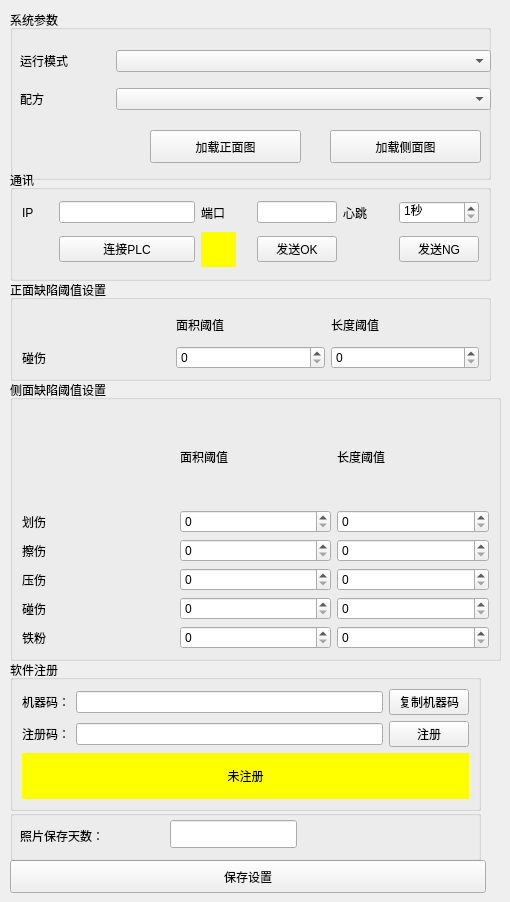
     <widget class="QWidget" name="tab_2">
      <attribute name="title">
       <string>运行参数</string>
      </attribute>
      <widget class="QGroupBox" name="groupBox_7">
       <property name="geometry">
        <rect>
         <x>10</x>
         <y>660</y>
         <width>471</width>
         <height>151</height>
        </rect>
       </property>
       <property name="title">
        <string>软件注册</string>
       </property>
       <layout class="QGridLayout" name="gridLayout_8">
        <item row="0" column="0">
         <widget class="QLabel" name="label_2">
          <property name="minimumSize">
           <size>
            <width>0</width>
            <height>0</height>
           </size>
          </property>
          <property name="maximumSize">
           <size>
            <width>80</width>
            <height>16777215</height>
           </size>
          </property>
          <property name="text">
           <string>机器码：</string>
          </property>
         </widget>
        </item>
        <item row="0" column="1">
         <widget class="QLineEdit" name="lineEdit_MachineCode">
          <property name="readOnly">
           <bool>true</bool>
          </property>
         </widget>
        </item>
        <item row="0" column="2">
         <widget class="QPushButton" name="pushButton_Copy">
          <property name="text">
           <string>复制机器码</string>
          </property>
         </widget>
        </item>
        <item row="1" column="0">
         <widget class="QLabel" name="label_3">
          <property name="minimumSize">
           <size>
            <width>0</width>
            <height>0</height>
           </size>
          </property>
          <property name="maximumSize">
           <size>
            <width>80</width>
            <height>16777215</height>
           </size>
          </property>
          <property name="text">
           <string>注册码：</string>
          </property>
         </widget>
        </item>
        <item row="1" column="1">
         <widget class="QLineEdit" name="lineEdit_RegisterCode"/>
        </item>
        <item row="1" column="2">
         <widget class="QPushButton" name="pushButton_Register">
          <property name="text">
           <string>注册</string>
          </property>
         </widget>
        </item>
        <item row="2" column="0" colspan="3">
         <widget class="QLabel" name="label_RegisterInfo">
          <property name="layoutDirection">
           <enum>Qt::LeftToRight</enum>
          </property>
          <property name="styleSheet">
           <string notr="true">background-color: rgb(255, 255, 0);</string>
          </property>
          <property name="text">
           <string>未注册</string>
          </property>
          <property name="alignment">
           <set>Qt::AlignCenter</set>
          </property>
         </widget>
        </item>
       </layout>
      </widget>
      <widget class="QGroupBox" name="groupBox_4">
       <property name="geometry">
        <rect>
         <x>10</x>
         <y>10</y>
         <width>481</width>
         <height>170</height>
        </rect>
       </property>
       <property name="minimumSize">
        <size>
         <width>200</width>
         <height>100</height>
        </size>
       </property>
       <property name="maximumSize">
        <size>
         <width>100000</width>
         <height>16777215</height>
        </size>
       </property>
       <property name="title">
        <string>系统参数</string>
       </property>
       <widget class="QPushButton" name="pushButton_LoadFirstImage">
        <property name="geometry">
         <rect>
          <x>140</x>
          <y>120</y>
          <width>151</width>
          <height>33</height>
         </rect>
        </property>
        <property name="text">
         <string>加载正面图</string>
        </property>
       </widget>
       <widget class="QPushButton" name="pushButton">
        <property name="geometry">
         <rect>
          <x>320</x>
          <y>120</y>
          <width>151</width>
          <height>33</height>
         </rect>
        </property>
        <property name="text">
         <string>加载侧面图</string>
        </property>
       </widget>
       <widget class="QWidget" name="layoutWidget">
        <property name="geometry">
         <rect>
          <x>10</x>
          <y>30</y>
          <width>471</width>
          <height>80</height>
         </rect>
        </property>
        <layout class="QGridLayout" name="gridLayout_3">
         <item row="0" column="0">
          <widget class="QLabel" name="label_8">
           <property name="maximumSize">
            <size>
             <width>90</width>
             <height>16777215</height>
            </size>
           </property>
           <property name="text">
            <string>运行模式</string>
           </property>
          </widget>
         </item>
         <item row="0" column="1">
          <widget class="QComboBox" name="comboBox_SystemType"/>
         </item>
         <item row="1" column="0">
          <widget class="QLabel" name="label_10">
           <property name="maximumSize">
            <size>
             <width>90</width>
             <height>16777215</height>
            </size>
           </property>
           <property name="text">
            <string>配方</string>
           </property>
          </widget>
         </item>
         <item row="1" column="1">
          <widget class="QComboBox" name="comboBox_Recipe"/>
         </item>
        </layout>
       </widget>
      </widget>
      <widget class="QGroupBox" name="groupBox_10">
       <property name="geometry">
        <rect>
         <x>10</x>
         <y>170</y>
         <width>481</width>
         <height>111</height>
        </rect>
       </property>
       <property name="maximumSize">
        <size>
         <width>581</width>
         <height>16777215</height>
        </size>
       </property>
       <property name="title">
        <string>通讯</string>
       </property>
       <layout class="QGridLayout" name="gridLayout_4">
        <item row="1" column="2">
         <widget class="QLabel" name="label_Status">
          <property name="minimumSize">
           <size>
            <width>35</width>
            <height>35</height>
           </size>
          </property>
          <property name="maximumSize">
           <size>
            <width>35</width>
            <height>35</height>
           </size>
          </property>
          <property name="styleSheet">
           <string notr="true">background-color: rgb(255, 255, 0);</string>
          </property>
          <property name="text">
           <string/>
          </property>
         </widget>
        </item>
        <item row="0" column="4">
         <widget class="QLabel" name="label_7">
          <property name="minimumSize">
           <size>
            <width>50</width>
            <height>0</height>
           </size>
          </property>
          <property name="maximumSize">
           <size>
            <width>50</width>
            <height>16777215</height>
           </size>
          </property>
          <property name="text">
           <string>心跳</string>
          </property>
         </widget>
        </item>
        <item row="1" column="1">
         <widget class="QPushButton" name="pushButton_ConnectPLC">
          <property name="text">
           <string>连接PLC</string>
          </property>
         </widget>
        </item>
        <item row="0" column="2">
         <widget class="QLabel" name="label_6">
          <property name="minimumSize">
           <size>
            <width>50</width>
            <height>0</height>
           </size>
          </property>
          <property name="maximumSize">
           <size>
            <width>50</width>
            <height>16777215</height>
           </size>
          </property>
          <property name="text">
           <string>端口</string>
          </property>
         </widget>
        </item>
        <item row="1" column="3">
         <widget class="QPushButton" name="pushButton_SendOK">
          <property name="text">
           <string>发送OK</string>
          </property>
         </widget>
        </item>
        <item row="0" column="0">
         <widget class="QLabel" name="label_5">
          <property name="minimumSize">
           <size>
            <width>31</width>
            <height>0</height>
           </size>
          </property>
          <property name="maximumSize">
           <size>
            <width>31</width>
            <height>16777215</height>
           </size>
          </property>
          <property name="text">
           <string>IP</string>
          </property>
         </widget>
        </item>
        <item row="0" column="3">
         <widget class="QLineEdit" name="lineEdit_Port">
          <property name="minimumSize">
           <size>
            <width>80</width>
            <height>0</height>
           </size>
          </property>
          <property name="maximumSize">
           <size>
            <width>80</width>
            <height>16777215</height>
           </size>
          </property>
         </widget>
        </item>
        <item row="0" column="5">
         <widget class="QSpinBox" name="spinBox_Heartbeat">
          <property name="minimumSize">
           <size>
            <width>80</width>
            <height>0</height>
           </size>
          </property>
          <property name="maximumSize">
           <size>
            <width>80</width>
            <height>16777215</height>
           </size>
          </property>
          <property name="suffix">
           <string>秒</string>
          </property>
          <property name="minimum">
           <number>1</number>
          </property>
         </widget>
        </item>
        <item row="0" column="1">
         <widget class="QLineEdit" name="lineEdit_IP"/>
        </item>
        <item row="1" column="5">
         <widget class="QPushButton" name="pushButton_SendNG">
          <property name="minimumSize">
           <size>
            <width>80</width>
            <height>0</height>
           </size>
          </property>
          <property name="maximumSize">
           <size>
            <width>80</width>
            <height>16777215</height>
           </size>
          </property>
          <property name="text">
           <string>发送NG</string>
          </property>
         </widget>
        </item>
       </layout>
      </widget>
      <widget class="QGroupBox" name="groupBox_3">
       <property name="geometry">
        <rect>
         <x>10</x>
         <y>380</y>
         <width>491</width>
         <height>281</height>
        </rect>
       </property>
       <property name="title">
        <string>侧面缺陷阈值设置</string>
       </property>
       <layout class="QGridLayout" name="gridLayout_16">
        <item row="3" column="0">
         <widget class="QLabel" name="label_21">
          <property name="text">
           <string>压伤</string>
          </property>
         </widget>
        </item>
        <item row="2" column="2">
         <widget class="QSpinBox" name="spinBox_Wh_PengShang">
          <property name="suffix">
           <string/>
          </property>
          <property name="prefix">
           <string/>
          </property>
          <property name="minimum">
           <number>0</number>
          </property>
          <property name="maximum">
           <number>10000</number>
          </property>
          <property name="value">
           <number>0</number>
          </property>
         </widget>
        </item>
        <item row="5" column="2">
         <widget class="QSpinBox" name="spinBox_Wh_TieFen">
          <property name="suffix">
           <string/>
          </property>
          <property name="prefix">
           <string/>
          </property>
          <property name="minimum">
           <number>0</number>
          </property>
          <property name="maximum">
           <number>10000</number>
          </property>
          <property name="value">
           <number>0</number>
          </property>
         </widget>
        </item>
        <item row="3" column="1">
         <widget class="QSpinBox" name="spinBox_Area_YaShang">
          <property name="suffix">
           <string/>
          </property>
          <property name="prefix">
           <string/>
          </property>
          <property name="minimum">
           <number>0</number>
          </property>
          <property name="maximum">
           <number>10000</number>
          </property>
          <property name="value">
           <number>0</number>
          </property>
         </widget>
        </item>
        <item row="1" column="2">
         <widget class="QSpinBox" name="spinBox_Wh_YaShang">
          <property name="suffix">
           <string/>
          </property>
          <property name="prefix">
           <string/>
          </property>
          <property name="minimum">
           <number>0</number>
          </property>
          <property name="maximum">
           <number>10000</number>
          </property>
          <property name="value">
           <number>0</number>
          </property>
         </widget>
        </item>
        <item row="4" column="2">
         <widget class="QSpinBox" name="spinBox_Wh_CaShang">
          <property name="suffix">
           <string/>
          </property>
          <property name="prefix">
           <string/>
          </property>
          <property name="minimum">
           <number>0</number>
          </property>
          <property name="maximum">
           <number>10000</number>
          </property>
          <property name="value">
           <number>0</number>
          </property>
         </widget>
        </item>
        <item row="1" column="0">
         <widget class="QLabel" name="label_20">
          <property name="text">
           <string>划伤</string>
          </property>
         </widget>
        </item>
        <item row="4" column="1">
         <widget class="QSpinBox" name="spinBox_Area_PengShang">
          <property name="suffix">
           <string/>
          </property>
          <property name="prefix">
           <string/>
          </property>
          <property name="minimum">
           <number>0</number>
          </property>
          <property name="maximum">
           <number>10000</number>
          </property>
          <property name="value">
           <number>0</number>
          </property>
         </widget>
        </item>
        <item row="2" column="0">
         <widget class="QLabel" name="label_23">
          <property name="text">
           <string>擦伤</string>
          </property>
         </widget>
        </item>
        <item row="0" column="1">
         <widget class="QLabel" name="label_22">
          <property name="text">
           <string>面积阈值</string>
          </property>
         </widget>
        </item>
        <item row="5" column="0">
         <widget class="QLabel" name="label_41">
          <property name="text">
           <string>铁粉</string>
          </property>
         </widget>
        </item>
        <item row="3" column="2">
         <widget class="QSpinBox" name="spinBox_Wh_HuaShang">
          <property name="suffix">
           <string/>
          </property>
          <property name="prefix">
           <string/>
          </property>
          <property name="minimum">
           <number>0</number>
          </property>
          <property name="maximum">
           <number>10000</number>
          </property>
          <property name="value">
           <number>0</number>
          </property>
         </widget>
        </item>
        <item row="5" column="1">
         <widget class="QSpinBox" name="spinBox_Area_TieFen">
          <property name="suffix">
           <string/>
          </property>
          <property name="prefix">
           <string/>
          </property>
          <property name="minimum">
           <number>0</number>
          </property>
          <property name="maximum">
           <number>10000</number>
          </property>
          <property name="value">
           <number>0</number>
          </property>
         </widget>
        </item>
        <item row="0" column="2">
         <widget class="QLabel" name="label_19">
          <property name="text">
           <string>长度阈值</string>
          </property>
         </widget>
        </item>
        <item row="1" column="1">
         <widget class="QSpinBox" name="spinBox_Area_HuaShang">
          <property name="suffix">
           <string/>
          </property>
          <property name="prefix">
           <string/>
          </property>
          <property name="minimum">
           <number>0</number>
          </property>
          <property name="maximum">
           <number>10000</number>
          </property>
          <property name="value">
           <number>0</number>
          </property>
         </widget>
        </item>
        <item row="4" column="0">
         <widget class="QLabel" name="label_24">
          <property name="text">
           <string>碰伤</string>
          </property>
         </widget>
        </item>
        <item row="2" column="1">
         <widget class="QSpinBox" name="spinBox_Area_CaShang">
          <property name="suffix">
           <string/>
          </property>
          <property name="prefix">
           <string/>
          </property>
          <property name="minimum">
           <number>0</number>
          </property>
          <property name="maximum">
           <number>10000</number>
          </property>
          <property name="value">
           <number>0</number>
          </property>
         </widget>
        </item>
       </layout>
      </widget>
      <widget class="QPushButton" name="pushButton_SaveConfig_2">
       <property name="geometry">
        <rect>
         <x>10</x>
         <y>860</y>
         <width>476</width>
         <height>33</height>
        </rect>
       </property>
       <property name="text">
        <string>保存设置</string>
       </property>
      </widget>
      <widget class="QGroupBox" name="groupBox_11">
       <property name="geometry">
        <rect>
         <x>10</x>
         <y>280</y>
         <width>481</width>
         <height>101</height>
        </rect>
       </property>
       <property name="title">
        <string>正面缺陷阈值设置</string>
       </property>
       <layout class="QGridLayout" name="gridLayout_17">
        <item row="1" column="2">
         <widget class="QSpinBox" name="spinBox_Wh_YaShang_2">
          <property name="suffix">
           <string/>
          </property>
          <property name="prefix">
           <string/>
          </property>
          <property name="minimum">
           <number>0</number>
          </property>
          <property name="maximum">
           <number>10000</number>
          </property>
          <property name="value">
           <number>0</number>
          </property>
         </widget>
        </item>
        <item row="1" column="0">
         <widget class="QLabel" name="label_26">
          <property name="text">
           <string>碰伤</string>
          </property>
         </widget>
        </item>
        <item row="1" column="1">
         <widget class="QSpinBox" name="spinBox_Area_PengShang_zheng">
          <property name="suffix">
           <string/>
          </property>
          <property name="prefix">
           <string/>
          </property>
          <property name="minimum">
           <number>0</number>
          </property>
          <property name="maximum">
           <number>10000</number>
          </property>
          <property name="value">
           <number>0</number>
          </property>
         </widget>
        </item>
        <item row="0" column="1">
         <widget class="QLabel" name="label_30">
          <property name="text">
           <string>面积阈值</string>
          </property>
         </widget>
        </item>
        <item row="0" column="2">
         <widget class="QLabel" name="label_27">
          <property name="text">
           <string>长度阈值</string>
          </property>
         </widget>
        </item>
       </layout>
      </widget>
      <widget class="QGroupBox" name="groupBox">
       <property name="geometry">
        <rect>
         <x>10</x>
         <y>810</y>
         <width>471</width>
         <height>51</height>
        </rect>
       </property>
       <property name="title">
        <string/>
       </property>
       <widget class="QLabel" name="label_9">
        <property name="geometry">
         <rect>
          <x>10</x>
          <y>10</y>
          <width>151</width>
          <height>31</height>
         </rect>
        </property>
        <property name="text">
         <string>照片保存天数：</string>
        </property>
       </widget>
       <widget class="QLineEdit" name="lineEdit_saveDays">
        <property name="geometry">
         <rect>
          <x>160</x>
          <y>10</y>
          <width>127</width>
          <height>28</height>
         </rect>
        </property>
       </widget>
      </widget>
     </widget>
